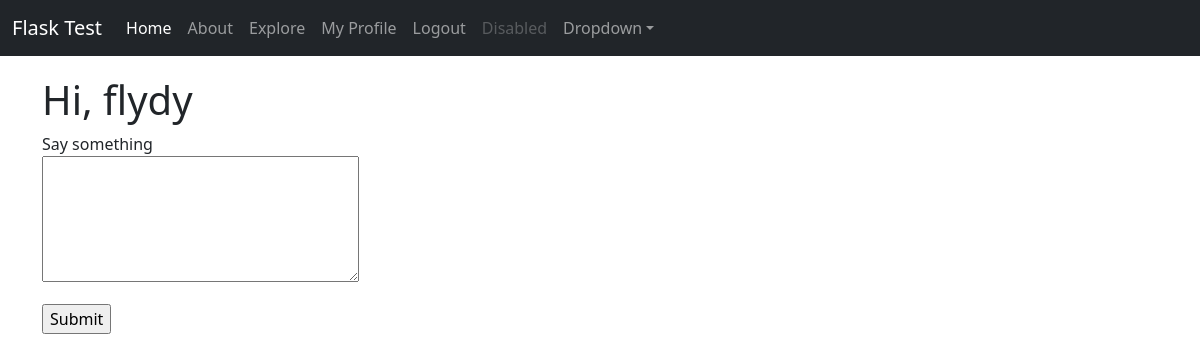
/ (signed in), run on an earlier commit of the app's database.
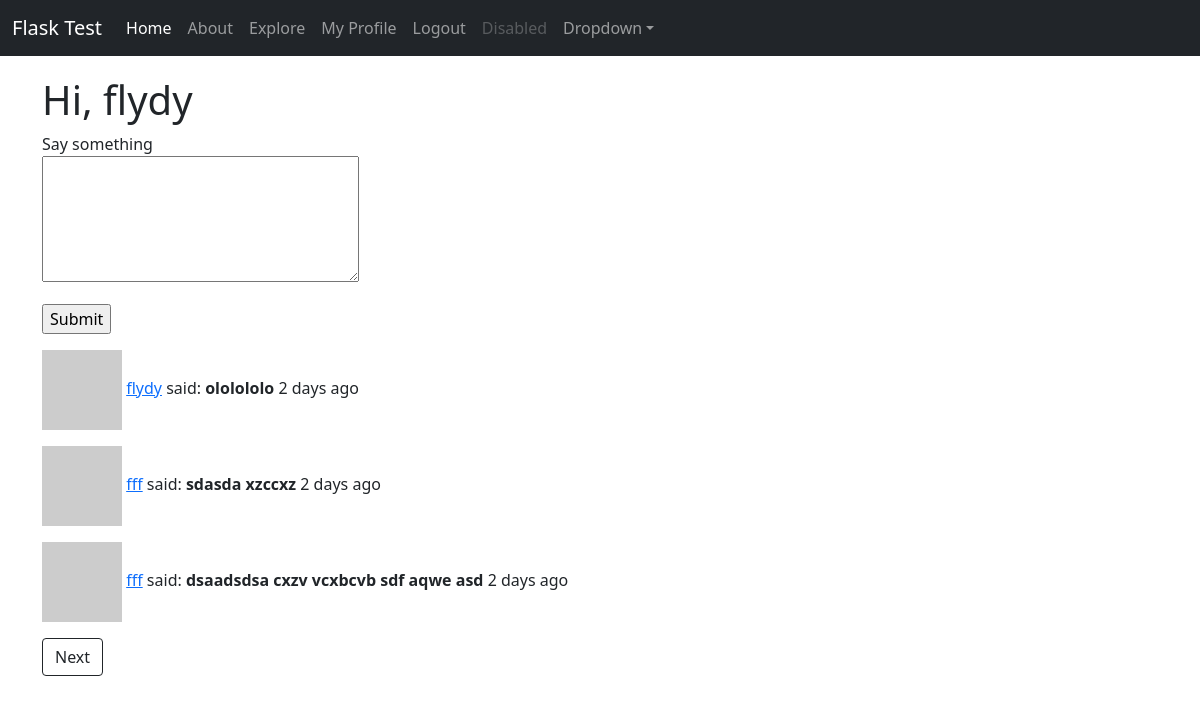
And on a later commit of the database.
### app/models.py (models this page shows, shortened)
class User(UserMixin, db.Model):
    id = db.Column(db.Integer, primary_key=True)
    username = db.Column(db.String(50), index=True, unique=True)
    email = db.Column(db.String(100), index=True, unique=True)
    password = db.Column(db.String(128))
    about_me = db.Column(db.String(250))
    posts = db.relationship('Post', backref='author', lazy='dynamic')
    last_seen = db.Column(db.DateTime, default=datetime.utcnow())
    followed = db.relationship(
        'User', secondary=followers,
        primaryjoin=(followers.c.follower_id == id),
        secondaryjoin=(followers.c.followed_id == id),
        backref=db.backref('followers', lazy='dynamic'), lazy='dynamic'
    )
    def avatar(self, size):
        digest = md5(self.email.lower().encode('utf-8')).hexdigest()
        return 'https://www.gravatar.com/avatar/{}?d=identicon&s={}'.format(digest, size)
    def followed_posts(self):
        followed = Post.query.join(
            followers, (followers.c.followed_id == Post.user_id)).filter(followers.c.follower_id == self.id)
        own = Post.query.filter_by(user_id=self.id)
        return followed.union(own).order_by(Post.timestamp.desc())

class SearchableMixin(object):
    @classmethod
    def search(cls, expression, page, per_page):
        ids, total = query_index(cls.__tablename__, expression, page, per_page)
        if total == 0:
            return cls.query.filter_by(id=0), 0
        when = []
        for i in range(len(ids)):
            when.append((ids[i], i))
        return cls.query.filter(cls.id.in_(ids)).order_by(db.case(when, value=cls.id)), total

class Post(SearchableMixin, db.Model):
    id = db.Column(db.Integer, primary_key=True)
    body = db.Column(db.String(140))
    timestamp = db.Column(db.DateTime, index=True, default=datetime.utcnow)
    user_id = db.Column(db.Integer, db.ForeignKey('user.id'))
    __searchable__ = ['body']

### app/main/routes.py (the view)
@bp.route('/', methods=['GET', 'POST'])
@login_required
def index():
    form = PostForm()
    if form.validate_on_submit():
        post = Post(body=form.post.data, user_id=current_user.id)
        db.session.add(post)
        db.session.commit()
        flash(_('Your post is saved!'))
        return redirect(url_for('main.index'))
    page = request.args.get('page', 1, type=int)
    posts = current_user.followed_posts().paginate(page, current_app._get_current_object().config['POSTS_PER_PAGE'], False)
    next_url = url_for('main.index', page=posts.next_num) \
        if posts.has_next else None
    prev_url = url_for('main.index', page=posts.prev_num) \
        if posts.has_prev else None
    return render_template('index.html', form=form, posts=posts.items, next_url=next_url, prev_url=prev_url)

### app/forms.py
class PostForm(FlaskForm):
    post = TextAreaField(_l('Say something'), validators=[DataRequired(), Length(min=1, max=140)])
    submit = SubmitField(_l('Submit'))

### app/main/routes.py (called while the page is built)
@bp.before_request
def before_request():
    if current_user.is_authenticated:
        current_user.last_seen = datetime.utcnow()
        db.session.commit()
        g.locale = 'en'

### app/models.py (called while the page is built)
@login.user_loader
def load_user(id):
    return User.query.get(int(id))

### app/templates/index.html (shortened to what this page needs)
{% extends '__base.html' %}
{% block body %}
<h1>Hi, {{ current_user.username }}</h1>
{% if current_user.is_authenticated %}
{% if form %}
<form action="" method="post" class="form">
    <p>
        {{ form.post.label }}<br>
        {{ form.post(cols=32, rows=5) }}<br>
    </p>
    <p>{{ form.submit() }}</p>
</form>
{% endif %}
{% endif %}
{% if posts %}
{% for post in posts %}
    {% include '_post.html' %}
{% endfor %}
    <p>
        {% if next_url %}
        <a href="{{ next_url }}" class="btn btn-outline-dark">Next</a>
        {% endif %}
    </p>
{% endif %}
{% endblock %}

### app/templates/__base.html (shortened to what this page needs)
<!DOCTYPE html>
<html lang="en">
<head>
    <link rel="stylesheet" href="{{ url_for('static', filename='css/mysite.css') }}">
    <link rel="stylesheet" href="{{ url_for('static', filename='css/bootstrap.css') }}">
</head>
<body>
    <nav class="navbar navbar-expand-sm navbar-dark bg-dark" aria-label="Third navbar example">
    <div class="container-fluid">
      <a class="navbar-brand" href="{{ url_for('main.index') }}">Flask Test</a>
      <div class="navbar-collapse collapse" id="navbarsExample03" style="">
        <ul class="navbar-nav me-auto mb-2 mb-sm-0">
          <li class="nav-item">
            <a class="nav-link active" aria-current="page" href="/">{{ _('Home') }}</a>
          </li>
          <li class="nav-item">
            <a class="nav-link" href="{{ url_for('main.about') }}">{{ _('About') }}</a>
          </li>
          <li class="nav-item">
            <a class="nav-link" href="{{ url_for('main.explore') }}">{{ _('Explore') }}</a>
          </li>
          <li class="nav-item">
            {% if current_user.is_anonymous %}
            <a class="nav-link" href="{{ url_for('auth.login') }}">Login</a>
            </li>
          <li class="nav-item">
            <a class="nav-link" href="{{ url_for('auth.register') }}">Register</a>
            {% else %}
            <a class="nav-link" href="{{ url_for('main.user', username=current_user.username) }}">{{ _('My Profile') }}</a>
            </li>
          <li class="nav-item">
            <a class="nav-link" href="{{ url_for('auth.logout') }}">Logout</a>
            {% endif %}
          </li>
          <li class="nav-item">
            <a class="nav-link disabled" href="#" tabindex="-1" aria-disabled="true">Disabled</a>
          </li>
          <li class="nav-item dropdown">
            <a class="nav-link dropdown-toggle" href="#" id="dropdown03" data-bs-toggle="dropdown" aria-expanded="false">Dropdown</a>
          </li>
        </ul>
      </div>
    </div>
  </nav>
    <div class="container">
      {% block body %}{% endblock %}
    </div>
</body>
</html>

### app/templates/_post.html
<p><img src="{{ post.author.avatar(36) }}">
    <a href="{{ url_for('main.user', username=post.author.username) }}">{{ post.author.username }}</a>
    {{ _('said') }}: <b>{{ post.body }}</b> {{ moment(post.timestamp).fromNow() }}
</p>

### app/static/css/mysite.css (style rules this page uses)
body { padding-bottom: 20px; }
.navbar { margin-bottom: 20px; }

What changed in the data, as far as the page shows it:
added Post: author.username "flydy", body "ololololo", timestamp "2 days ago"
added Post: author.username "fff", body "sdasda xzccxz", timestamp "2 days ago"
added Post: author.username "fff", body "dsaadsdsa cxzv vcxbcvb sdf aqwe asd", timestamp "2 days ago"
Also different on the page:
text now shown: "Next"
